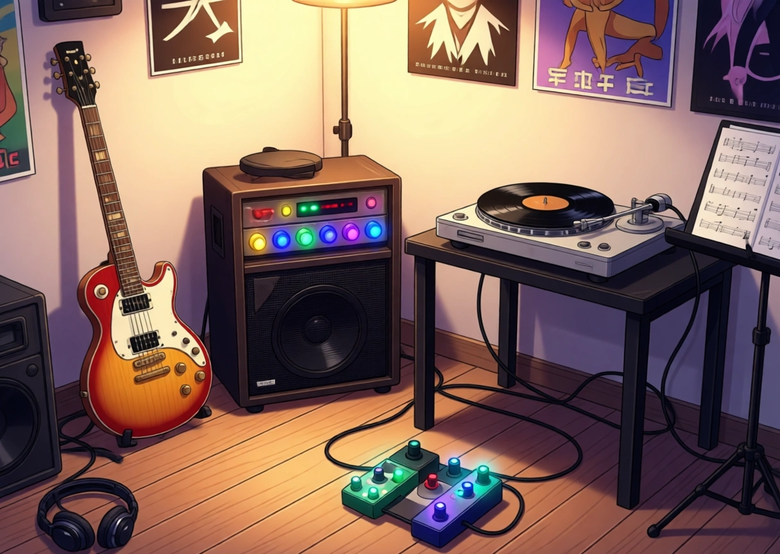
#> input picture src/SpotDiff/img/levels/algram/base.png, 780 x 554 px
$ python find_diffs.py
#> lines starting #> are read from the running program, lines starting #| are printed output that depends on the picture; after the words box and inside, x2 and y2 are one past the last pixel; in counts of white or black regions, pixels touching at a corner belong together
#!/usr/bin/env python3
"""
Compare base.png and diff.png to find the top N difference regions.
Outputs normalized coordinates for levels/index.ts.

Usage: ~/miniconda3/bin/python3 find_diffs.py [--level algram] [--top 5] [--visual]
"""

import argparse
import os
import sys

try:
    from PIL import Image, ImageDraw, ImageFilter
    import numpy as np
except ImportError:
    sys.exit("Need PIL + numpy. Use: ~/miniconda3/bin/python3 find_diffs.py")

SCRIPT_DIR = os.path.dirname(os.path.abspath(__file__))
IMG_DIR = os.path.join(SCRIPT_DIR, "src", "SpotDiff", "img", "levels")
LEVELS = ["algram", "jenny", "jmf", "ghostpixel", "isaya", "isabel"]


def find_diff_regions(base_path, diff_path, top_n=5, min_distance=0.2):
    """
    Find top N difference regions between two images.
    Returns list of (cx, cy, r) in normalized coordinates.
    """
#> called with base_path = 'src/SpotDiff/img/levels/algram/base.png', diff_path = 'src/SpotDiff/img/levels/algram/diff.png', top_n = 5, min_distance = 0.2
    base = Image.open(base_path).convert("RGB")
#> base is the input picture: PIL image 780x554 RGB; mean R, G, B 131.2, 103.3, 94.1
    diff = Image.open(diff_path).convert("RGB")
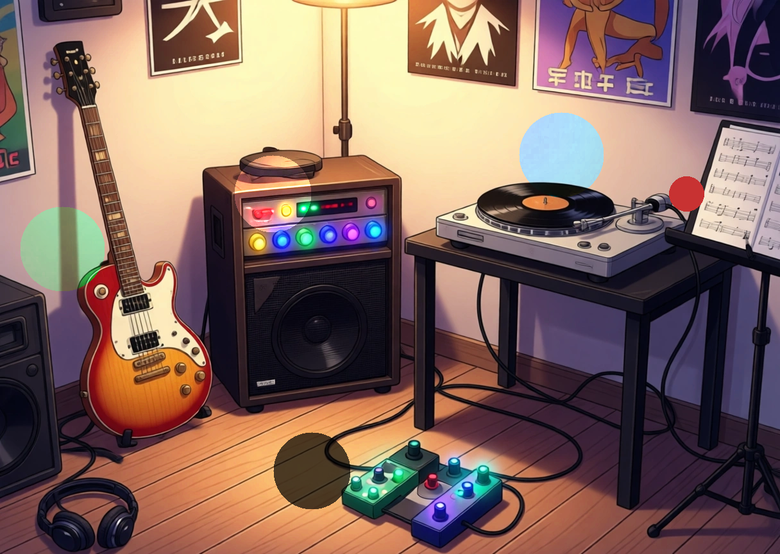
#> input picture src/SpotDiff/img/levels/algram/diff.png, 780 x 554 px
#> diff is the input picture: PIL image 780x554 RGB; mean R, G, B 128.8, 102.3, 94.8

    # Ensure same size
    if diff.size != base.size:
        diff = diff.resize(base.size, Image.LANCZOS)

    w, h = base.size
#> w = 780; h = 554
    base_arr = np.array(base, dtype=np.float32)
    diff_arr = np.array(diff, dtype=np.float32)

    # Per-pixel difference magnitude
    delta = np.sqrt(np.sum((base_arr - diff_arr) ** 2, axis=2))
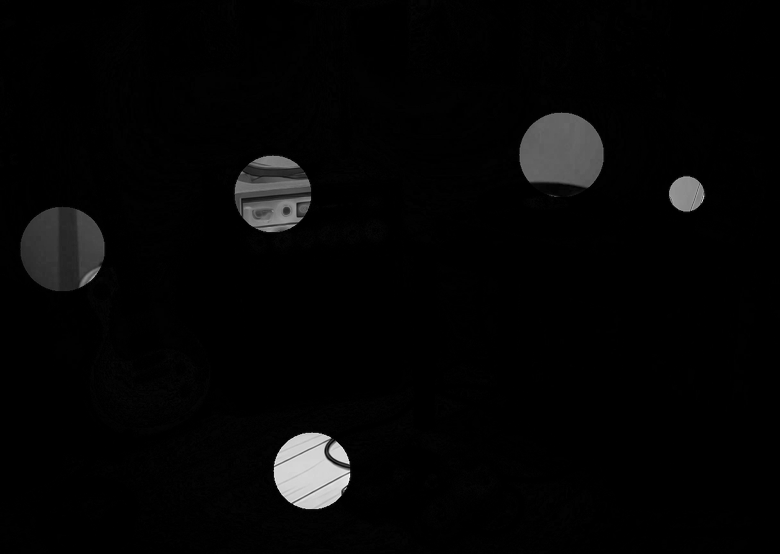
#> delta: shape (554, 780) float32; min 0, max 286.3, mean 6.9; drawn with min black and max white

    # Blur to find regions rather than individual pixels
    # Convert to PIL for gaussian blur, then back
    delta_img = Image.fromarray(delta.astype(np.uint8))
    delta_blurred = delta_img.filter(ImageFilter.GaussianBlur(radius=15))
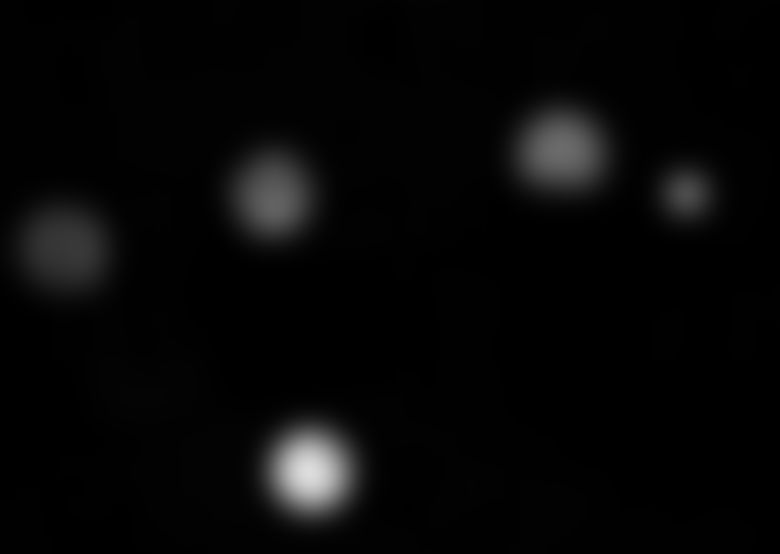
#> delta_blurred: PIL image 780x554 L; min 0, max 221, mean 6.8
    delta_map = np.array(delta_blurred, dtype=np.float32)

    # Find top N peaks with minimum distance constraint
    regions = []
    used_mask = np.zeros_like(delta_map, dtype=bool)
    min_dist_px = min_distance * max(w, h)
#> min_dist_px = 156

    for _ in range(top_n * 3):  # search more candidates
        if len(regions) >= top_n:
            break

        # Find max in unused area
        masked = delta_map.copy()
        masked[used_mask] = 0

        if masked.max() < 5:  # threshold: minimum difference
            break

        peak_y, peak_x = np.unravel_index(masked.argmax(), masked.shape)

        # Check distance from existing regions
        too_close = False
        for rx, ry, _ in regions:
            dist = np.sqrt((peak_x - rx * w) ** 2 + (peak_y - ry * h) ** 2)
            if dist < min_dist_px:
                too_close = True
                break

        if too_close:
            y_lo = max(0, peak_y - int(min_dist_px // 2))
            y_hi = min(h, peak_y + int(min_dist_px // 2))
            x_lo = max(0, peak_x - int(min_dist_px // 2))
            x_hi = min(w, peak_x + int(min_dist_px // 2))
            used_mask[y_lo:y_hi, x_lo:x_hi] = True
            continue

        # Skip edge regions (within 5% of border)
        margin = 0.05
        norm_x, norm_y = peak_x / w, peak_y / h
        if norm_x < margin or norm_x > 1 - margin or norm_y < margin or norm_y > 1 - margin:
            y_lo = max(0, peak_y - int(min_dist_px // 2))
            y_hi = min(h, peak_y + int(min_dist_px // 2))
            x_lo = max(0, peak_x - int(min_dist_px // 2))
            x_hi = min(w, peak_x + int(min_dist_px // 2))
            used_mask[y_lo:y_hi, x_lo:x_hi] = True
            continue

        # Calculate region radius based on difference spread
        threshold = masked.max() * 0.3
        region_pixels = masked[
            max(0, peak_y - 50):min(h, peak_y + 50),
            max(0, peak_x - 50):min(w, peak_x + 50),
        ] > threshold
        radius_px = max(20, np.sqrt(region_pixels.sum()) * 1.5)

        # Normalize
        cx = peak_x / w
        cy = peak_y / h
        r = radius_px / max(w, h)
        r = max(0.04, min(0.08, r))  # clamp radius to reasonable game range

        regions.append((cx, cy, r))

        # Mask out this region
        y_lo = max(0, peak_y - int(min_dist_px))
        y_hi = min(h, peak_y + int(min_dist_px))
        x_lo = max(0, peak_x - int(min_dist_px))
        x_hi = min(w, peak_x + int(min_dist_px))
        used_mask[y_lo:y_hi, x_lo:x_hi] = True
#> this loop made 6 passes
#> (peak_y, peak_x, norm_x, norm_y, threshold, radius_px, cx, cy) on passes 1 to 5: (471, 308, 0.395, 0.85, 66.3, 115.8, 0.395, 0.85), (146, 559, 0.717, 0.264, 32.1, 122.6, 0.717, 0.264), (201, 273, 0.35, 0.363, 29.4, 118.5, 0.35, 0.363), (245, 76, 0.0974, 0.442, 17.1, 126.8, 0.0974, 0.442), (189, 715, 0.917, 0.341, 6.6, 33.61, 0.917, 0.341)
#> pass 1, in find_diff_regions, `region_pixels = masked[ max(0, peak_y - 50):min(h, peak_y + 50), max(0..`:
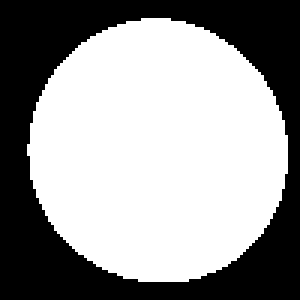
#> region_pixels: shape (100, 100) bool (shown 3 times larger); 59.6% white; 1 black region, box (x1, y1, x2, y2) and area: (0, 0, 100, 100) 4036
#> pass 3, in find_diff_regions, `region_pixels = masked[ max(0, peak_y - 50):min(h, peak_y + 50), max(0..`:
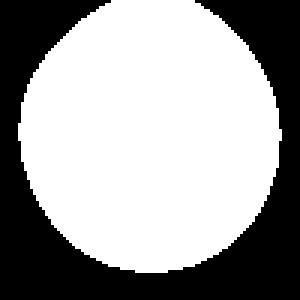
#> region_pixels: shape (100, 100) bool (shown 3 times larger); 62.4% white; 1 black region, box (x1, y1, x2, y2) and area: (0, 0, 100, 100) 3760
#> after the loop:
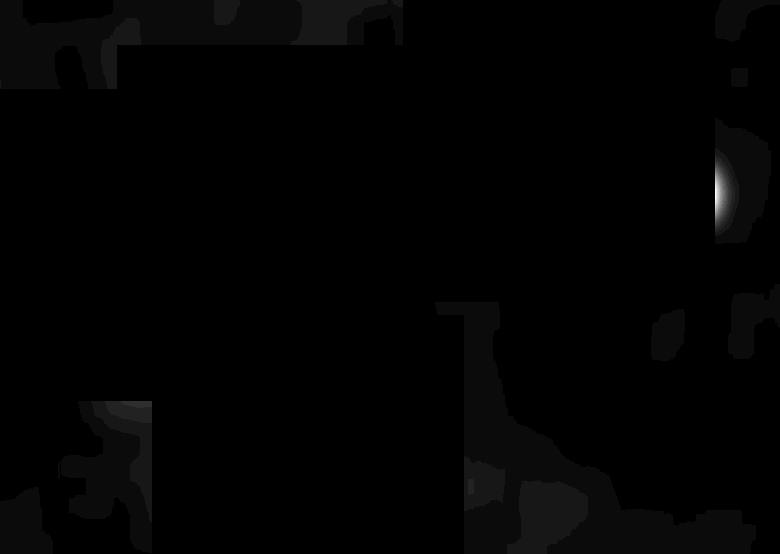
#> masked: shape (554, 780) float32; min 0, max 22, mean 0.2; drawn with min black and max white
#> after the loop:
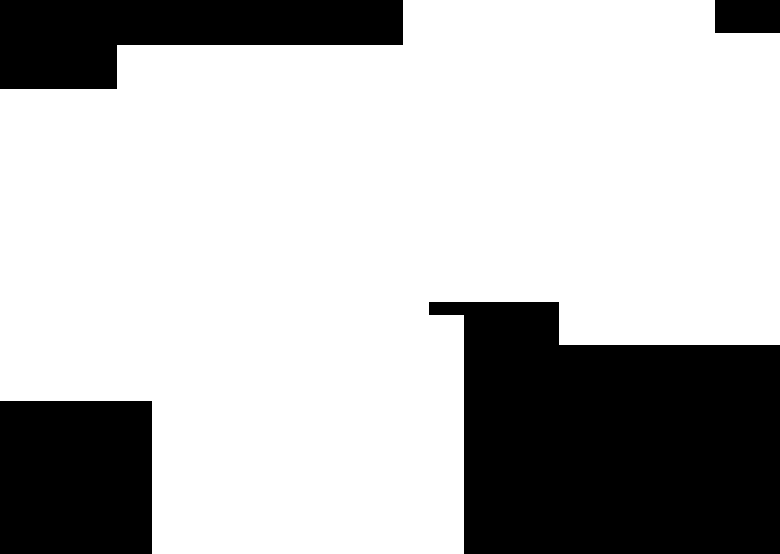
#> used_mask: shape (554, 780) bool; 72.4% white; 4 black regions, box (x1, y1, x2, y2) and area: (429, 302, 780, 554) 70584, (0, 0, 403, 89) 23283, (0, 401, 152, 554) 23256, (715, 0, 780, 33) 2145
#> after the loop, regions = [(0.395, 0.85, 0.08), (0.717, 0.264, 0.08), (0.35, 0.363, 0.08), (0.0974, 0.442, 0.08), (0.917, 0.341, 0.0431)]

    return regions


def visualize(base_path, diff_path, regions, out_path):
    """Draw detected regions on a side-by-side comparison image."""
    base = Image.open(base_path).convert("RGB")
    diff = Image.open(diff_path).convert("RGB")
    if diff.size != base.size:
        diff = diff.resize(base.size, Image.LANCZOS)

    w, h = base.size
    canvas = Image.new("RGB", (w * 2 + 10, h), (30, 30, 30))
    canvas.paste(base, (0, 0))
    canvas.paste(diff, (w + 10, 0))

    draw = ImageDraw.Draw(canvas)
    colors = [(255, 80, 80), (80, 255, 80), (80, 80, 255), (255, 255, 80), (255, 80, 255)]

    for i, (cx, cy, r) in enumerate(regions):
        color = colors[i % len(colors)]
        px, py = int(cx * w), int(cy * h)
        pr = int(r * max(w, h))

        # Draw on both images
        for offset_x in [0, w + 10]:
            draw.ellipse(
                [offset_x + px - pr, py - pr, offset_x + px + pr, py + pr],
                outline=color, width=3,
            )
            draw.text((offset_x + px - 5, py - 8), str(i + 1), fill=color)

    canvas.save(out_path, "PNG")
    print(f"  ✓ Visual saved: {out_path}")


def process_level(level_id, top_n=5, visual=False):
    base_path = os.path.join(IMG_DIR, level_id, "base.png")
    diff_path = os.path.join(IMG_DIR, level_id, "diff.png")

    if not os.path.exists(base_path) or not os.path.exists(diff_path):
        print(f"  ⏭ Skipping {level_id} — missing base.png or diff.png")
        return None

    print(f"\n  Analyzing {level_id}…")
    regions = find_diff_regions(base_path, diff_path, top_n=top_n)

    if not regions:
        print(f"  ⚠ No significant differences found for {level_id}")
        return None

    print(f"  Found {len(regions)} difference regions:")
#|   Found 5 difference regions:
    for i, (cx, cy, r) in enumerate(regions):
        print(f"    [{i+1}] cx={cx:.3f}, cy={cy:.3f}, r={r:.3f}")
#> this loop made 5 passes
#|     [1] cx=0.395, cy=0.850, r=0.080
#|     [2] cx=0.717, cy=0.264, r=0.080
#|     [3] cx=0.350, cy=0.363, r=0.080
#|     [4] cx=0.097, cy=0.442, r=0.080
#|     [5] cx=0.917, cy=0.341, r=0.043

    if visual:
        vis_path = os.path.join(IMG_DIR, level_id, "comparison.png")
        visualize(base_path, diff_path, regions, vis_path)

    return regions


def main():
    parser = argparse.ArgumentParser(description="Find differences between base and diff images")
    parser.add_argument("--level", help="Process only this level (e.g. algram)")
    parser.add_argument("--top", type=int, default=5, help="Number of top differences to find")
    parser.add_argument("--visual", action="store_true", help="Generate visual comparison image")
    args = parser.parse_args()

    levels = [args.level] if args.level else LEVELS
    all_results = {}

    for level_id in levels:
        result = process_level(level_id, top_n=args.top, visual=args.visual)
#> result has the same summary as regions in find_diff_regions
        if result:
            all_results[level_id] = result

    # Output TypeScript code
    if all_results:
        print(f"\n{'='*60}")
        print("TypeScript for levels/index.ts:")
        print(f"{'='*60}")

        id_prefix = {'algram': 'a', 'jenny': 'j', 'jmf': 'm',
                      'ghostpixel': 'g', 'isaya': 'i', 'isabel': 'b'}
#> id_prefix = {'algram': 'a', 'jenny': 'j', 'jmf': 'm', 'ghostpixel': 'g', 'isaya': 'i', 'isabel': 'b'}

        for level_id, regions in all_results.items():
            prefix = id_prefix.get(level_id, level_id[0])
            print(f"\n// {level_id}")
            print("differences: [")
            for i, (cx, cy, r) in enumerate(regions):
                print(f"  {{ id: '{prefix}{i+1}', cx: {cx:.3f}, cy: {cy:.3f}, "
                      f"r: {r:.3f}, label_zh: '差异{i+1}', label_en: 'Diff {i+1}' }},")
            print("],")
#> this loop made 6 passes
#> (level_id, prefix) on passes 1 to 6: ('algram', 'a'), ('jenny', 'j'), ('jmf', 'm'), ('ghostpixel', 'g'), ('isaya', 'i'), ('isabel', 'b')
#> (printed output is left out)


if __name__ == "__main__":
    main()
